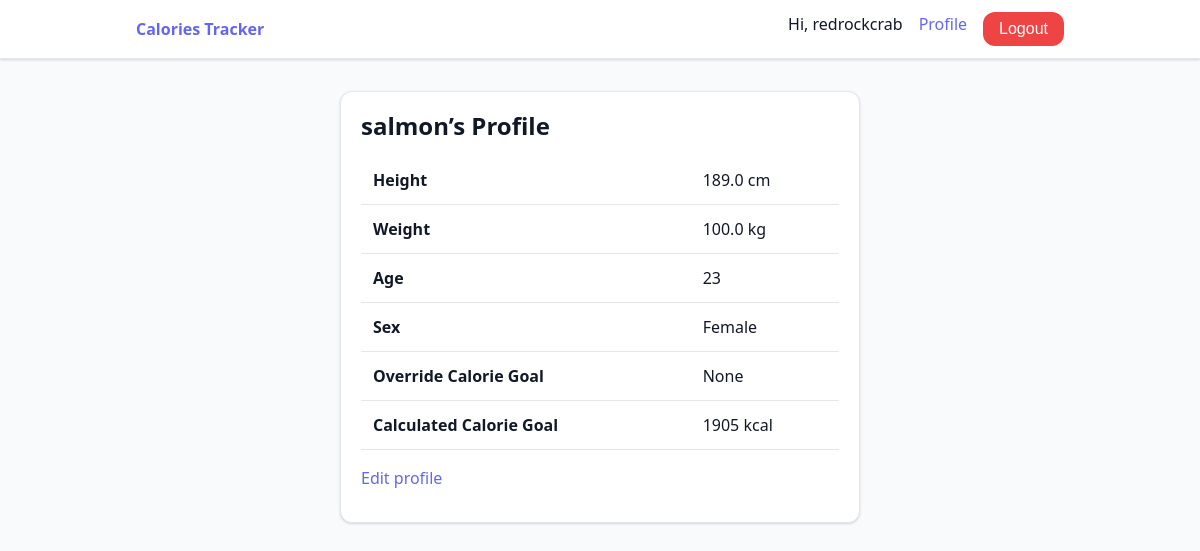
The page /project/profile/2/ (signed in) on the database its author committed.
### project/models.py (models this page shows, shortened)
class UserProfile(models.Model):
    user = models.OneToOneField(
        settings.AUTH_USER_MODEL,
        on_delete=models.CASCADE,
        related_name='profile'
    )
    sex_choices = [
        ('M', 'Male'),
        ('F', 'Female'),
        ('O', 'Other'),
    ]
    sex = models.CharField(max_length=1, choices=sex_choices, blank=True)
    override_calories_goal = models.IntegerField(blank=True, null=True) #can be left blank
    height = models.FloatField(blank=True, null=True)
    weight = models.FloatField(blank=True, null=True)
    age = models.IntegerField(blank=True, null=True)
    def calories_goal(self): # Calculate the user's calorie goal, if there's a override, use that
        if self.override_calories_goal:
            return self.override_calories_goal
        else:
            return self.auto_calories_goal()
    def auto_calories_goal(self):
        W = self.weight
        H= self.height
        A = self.age
        if self.sex == 'M':
            bmr = 10 * W + 6.25 * H - 5 * A + 5
        elif self.sex == 'F':
            bmr = 10 * W + 6.25 * H - 5 * A - 161
        elif self.sex == 'O':
            bmr_male = 10 * W + 6.25 * H - 5 * A + 5
            bmr_female = 10 * W + 6.25 * H - 5 * A - 161
            bmr = (bmr_male + bmr_female) / 2
        else:
            bmr = 10 * W + 6.25 * H - 5 * A
        return int(bmr)

### project/views.py (the view)
# urls.py: path('profile/<int:pk>/', ProfileView.as_view(), name='profile'),
class ProfileView(LoginRequiredMixin, DetailView):
    template_name = 'project/profile.html'
    model = UserProfile
    context_object_name = 'userProfile'

### project/templates/project/profile.html
{% extends "project/base.html" %}
{% block content %}
<div class="container">
  <div class="card" style="max-width:520px;margin-inline:auto;">
    <h2>{{ userProfile.user.username }}’s Profile</h2>
    <table>
      <tr><th>Height</th><td>{{ userProfile.height }} cm</td></tr>
      <tr><th>Weight</th><td>{{ userProfile.weight }} kg</td></tr>
      <tr><th>Age</th><td>{{ userProfile.age }}</td></tr>
      <tr><th>Sex</th><td>{{ userProfile.get_sex_display }}</td></tr>
      <tr><th>Override Calorie Goal</th><td>{{ userProfile.override_calories_goal }}</td></tr>
      <tr><th>Calculated Calorie Goal</th><td>{{ userProfile.calories_goal }} kcal</td></tr>
    </table>
    <p style="margin-top:1rem;">
      <a href="{% url 'update_profile' userProfile.pk %}" class="button">Edit profile</a>
    </p>
  </div>
</div>
{% endblock %}

### project/templates/project/base.html (shortened to what this page needs)
<!DOCTYPE html>
{% load static %}
<html lang="en">
<head>
  <link href="{% static 'styles.css' %}" rel="stylesheet">
</head>
<body>
  <nav>
    <div class="nav-inner">
      <a href="{% url 'main' %}"><strong>Calories Tracker</strong></a>
      <ul>
        {% if user.is_authenticated %}
          <li>Hi, {{ user.username }}</li>
          <li><a href="{% url 'profile' user.profile.pk %}">Profile</a></li>
          <li>
            <form action="{% url 'logout' %}" method="post" style="display:inline">
              <button class="delete">Logout</button>
            </form>
          </li>
        {% else %}
          <li><a href="{% url 'login' %}">Login</a></li>
          <li><a href="{% url 'registration' %}">Register</a></li>
        {% endif %}
      </ul>
    </div>
  </nav>
  {% block content %}{% endblock %}
</body>
</html>

### static/styles.css (style rules this page uses)
:root { --bg: #f9fafb; --surface: #ffffff; --border: #e5e7eb; --text: #111827; --text-muted: #6b7280; --primary: #6366f1; --primary-hover: #4f46e5; --danger: #ef4444; --danger-hover: #dc2626; --radius: 0.75rem; --shadow: 0 1px 2px rgba(0,0,0,.06), 0 1px 3px rgba(0,0,0,.1); }
*, *::before, *::after { box-sizing: border-box; }
html { font-family: system-ui, sans-serif; line-height: 1.5; }
body { margin: 0; background: var(--bg); color: var(--text); }
a { color: var(--primary); text-decoration: none; }
h1,h2,h3 { margin: 0 0 .75rem 0; font-weight: 600; }
.container { width: min(100% - 2rem, 960px); margin-inline: auto; padding-block: 2rem; }
.card { background: var(--surface); border: 1px solid var(--border); border-radius: var(--radius); padding: 1rem 1.25rem; box-shadow: var(--shadow); margin-bottom: 1.5rem; }
nav { background: var(--surface); border-bottom: 1px solid var(--border); box-shadow: var(--shadow); }
nav .nav-inner { width: min(100% - 2rem, 960px); margin-inline: auto; display: flex; justify-content: space-between; align-items: center; padding: .75rem 1rem; }
nav ul { display: flex; gap: 1rem; list-style: none; margin: 0; padding: 0; }
button, input[type="submit"] { background: var(--primary); color:#fff; border:none; padding:.5rem 1rem; border-radius:var(--radius); cursor:pointer; font-size:1rem; transition:background .15s ease-in-out; }
button.delete { background:var(--danger); }
table { width:100%; border-collapse:collapse; }
table th, table td { padding:.75rem; border-bottom:1px solid var(--border); text-align:left; }

### rows shown on the page
UserProfile: user.username "salmon", height "189.0", weight "100.0", age "23", sex "Female", override_calories_goal "None", calories_goal "1905"

### other values the page prints
{{ user.username }} "redrockcrab"
